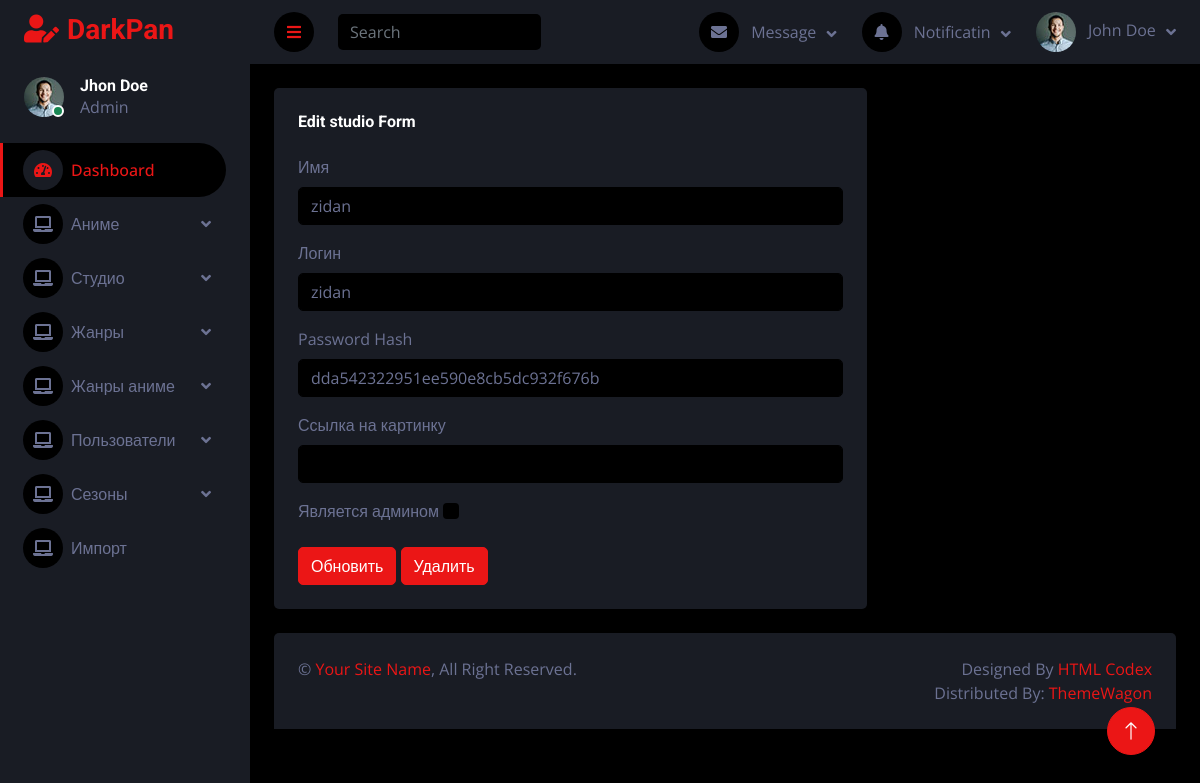
/adminpanel/userForm.php?id=2, run on the app's committed database.
### tables this page shows
CREATE TABLE `user` (
  `id` int(11) NOT NULL AUTO_INCREMENT,
  `name` varchar(250) NOT NULL,
  `login` varchar(250) NOT NULL,
  `passwordHash` varchar(32) NOT NULL,
  `profileImage` text,
  `isAdmin` tinyint(1) NOT NULL DEFAULT '0',
  `createDate` datetime NOT NULL,
  `updateDate` datetime DEFAULT NULL,
  PRIMARY KEY (`id`),
  UNIQUE KEY `login` (`login`)
);

### db.php (called while the page is built, shortened)
<?php
function SELECT($sql, $params = "", $data = array()) {
	$db = @mysqli_connect(HOST, USERNAME, PASSWORD, DATABASE) or die('ошибка соединение с БД');
	mysqli_set_charset($db, 'utf8');
	$statement = $db->prepare($sql);
	if (count($data) > 0) {
		$statement->bind_param($params, ...$data);
	}
	$statement->execute();
	$res = $statement->get_result();
	$result = $res->fetch_all(MYSQLI_ASSOC);
	return $result;
}
?>

### adminpanel/userForm.php (the view, shortened to what this page needs)
<?php
include('../db.php');
include('inc/header.php');
$id = $_GET['id'];
$sql = "SELECT * FROM `user` WHERE id=?";
$user = SELECT($sql, "i", [$id])[0];
?>
<body>
    <div class="container-fluid position-relative d-flex p-0">
        <?php include('./inc/sideBar.php'); ?>
        <div class="content">
            <?php include('./inc/navBar.php'); ?>
            <div class="container-fluid pt-4 px-4">
                <div class="row g-4">
                    <div class="col-sm-12 col-xl-8">
                        <div class="bg-secondary rounded h-100 p-4">
                            <h6 class="mb-4">Edit studio Form</h6>
                            <form action="CRUD/user/update.php" method="POST">
                                <div class="mb-3">
                                    <label class="form-label">Имя</label>
                                    <input type="text" class="form-control" name="name" value="<?=$user['name']?>">
                                </div>
                                <div class="mb-3">
                                    <label class="form-label">Логин</label>
                                    <input type="text" class="form-control" name="login" value="<?=$user['login']?>">
                                </div>
                                <div class="mb-3">
                                    <label class="form-label">Password Hash</label>
                                    <input type="text" class="form-control" name="passwordHash" value="<?=$user['passwordHash']?>">
                                </div>
                                <div class="mb-3">
                                    <label class="form-label">Ссылка на картинку</label>
                                    <input type="text" class="form-control" name="profileImage" value="<?=$user['profileImage']?>">
                                </div>
                                <div class="mb-3">
                                    <label class="form-label">Является админом</label>
                                    <?php echo '<input class="form-check-input" name="isAdmin" type="checkbox" ' . ($user['isAdmin'] == 1 ? 'checked' : '') . '>'; ?>
                                </div>
                                <button type="submit" class="btn btn-primary">Обновить</button>
                                <a href="./CRUD/user/delete.php?id=<?=$user['id']?>" class="btn btn-primary">
                                    Удалить
                                    </a>
                            </form>
                        </div>
                    </div>
                </div>
            </div>
            <div class="container-fluid pt-4 px-4">
                <div class="bg-secondary rounded-top p-4">
                    <div class="row">
                        <div class="col-12 col-sm-6 text-center text-sm-start">
                            &copy; <a href="#">Your Site Name</a>, All Right Reserved.
                        </div>
                        <div class="col-12 col-sm-6 text-center text-sm-end">
                            Designed By <a href="https://htmlcodex.com">HTML Codex</a>
                            <br>Distributed By: <a href="https://themewagon.com" target="_blank">ThemeWagon</a>
                        </div>
                    </div>
                </div>
            </div>
        </div>
        <a href="#" class="btn btn-lg btn-primary btn-lg-square back-to-top"><i class="bi bi-arrow-up"></i></a>
    </div>
<?php include('./inc/footer.php'); ?>

### adminpanel/css/style.css (style rules this page uses)
:root { --primary: #EB1616; --secondary: #191C24; --light: #6C7293; --dark: #000000; }
.back-to-top { position: fixed; display: none; right: 45px; bottom: 45px; z-index: 99; }
.btn { transition: .5s; }
.btn-lg-square { width: 48px; height: 48px; }
.btn-square, .btn-sm-square, .btn-lg-square { padding: 0; display: inline-flex; align-items: center; justify-content: center; font-weight: normal; border-radius: 50px; }
.content { margin-left: 250px; min-height: 100vh; background: var(--dark); transition: 0.5s; }
@media (min-width: 992px) { .content { width: calc(100% - 250px); } }

### data on the page
user: name "zidan", login "zidan", passwordHash "dda542322951ee590e8cb5dc932f676b"
